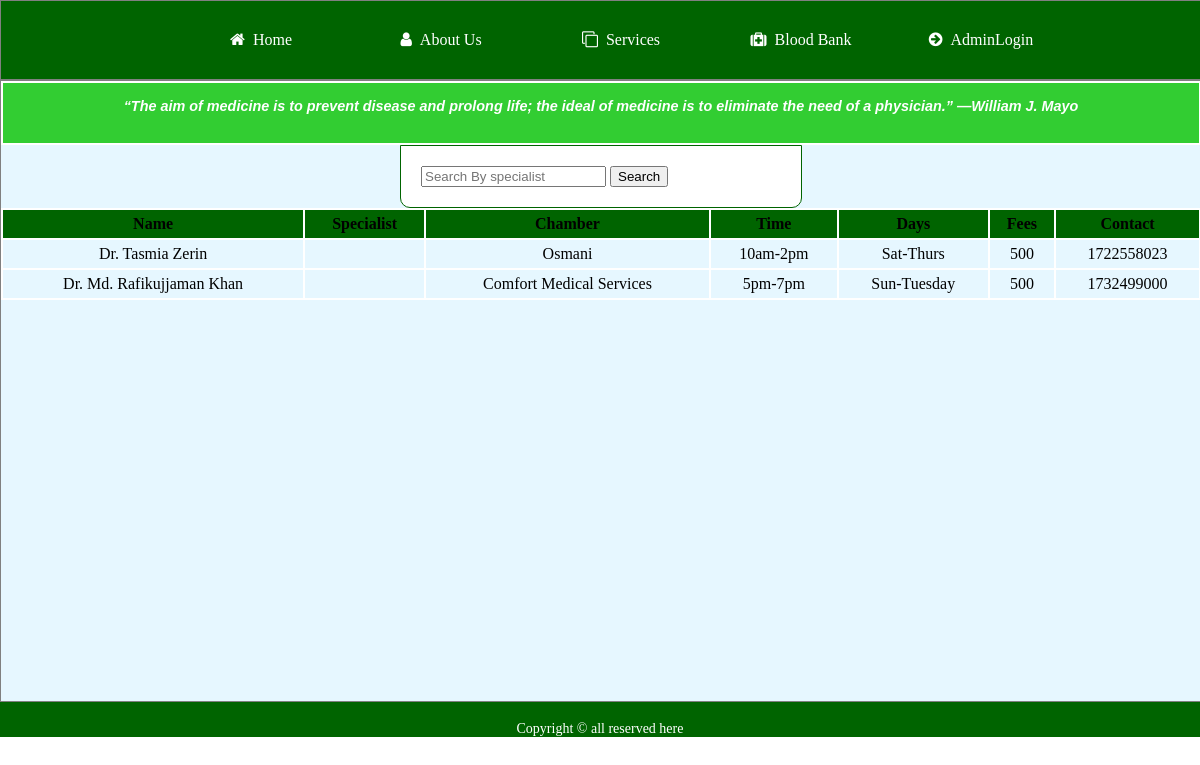
/doctor.php, run on the app's committed database.
### tables this page shows
CREATE TABLE `doctor` (
  `id` int(12) NOT NULL,
  `Name` varchar(255) NOT NULL,
  `Degree` varchar(255) NOT NULL,
  `Chamber` varchar(255) NOT NULL,
  `Tim` varchar(255) NOT NULL,
  `Days` varchar(255) NOT NULL,
  `Fees` int(12) NOT NULL,
  `Contact` int(12) NOT NULL
);

### doctor.php (the view, shortened to what this page needs)
<?php
		include("connect.php");
?>
<!DOCTYPE html>
<html>
	<head>
	<link rel="stylesheet" href="stylesheet.css"/>
	<link rel="stylesheet" href="https://stackpath.bootstrapcdn.com/font-awesome/4.7.0/css/font-awesome.min.css">
	</head>
	<body>
	<php
		<div class="background">
			<div class="menu-bar">
			<ul>
			<li ><a href="index.php"><i class="fa fa-home" aria-hidden="true"></i>Home</a></li>
			<li><a href="about.php"><i class="fa fa-user" aria-hidden="true"></i>About Us</a></li>
			<li><a href="#"><i class="fa fa-clone" aria-hidden="true"></i>Services</a>
			</li>
			<li><a href="bloodbank.php"><i class="fa fa-medkit" aria-hidden="true"></i>Blood Bank</a></li>
			<li><a href="login.php"><i class="fa fa-arrow-circle-right" aria-hidden="true"></i>AdminLogin</a></li>
			</ul>
			</div>
			<div class="aboutusbody">
				<div class="tablediv">
				<table>
					<table>
						<th bgcolor="#32CD32",width="100%" height="50px">
							<h1>“The aim of medicine is to prevent disease and prolong life; the ideal of medicine is to eliminate the need of a physician.”
—William J. Mayo</h1>
						</th>
					</table>
		<form method="post" action="">
			<input type="text" name="search" placeholder="Search By specialist">
			<button>Search</button>
		</form>
		<?php
		if(isset($_REQUEST['search'])){
		$search=trim($_REQUEST['search']);
		$sql= "SELECT * FROM doctor WHERE Specialist LIKE '%$search%'";
	}else
	$sql= "select * from doctor";
	$res=mysqli_query($conn,$sql);
	echo '<table border="1" width="100%" >';
	echo '<tr bgcolor="#006400" color="white">';
		echo '<th>'.'Name'.'</th>';
		echo '<th>'.'Specialist'.'</th>';
		echo '<th>'.'Chamber'.'</th>';
		echo '<th>'.'Time'.'</th>';
		echo '<th>'.'Days'.'</th>';
		echo '<th>'.'Fees'.'</th>';
		echo '<th>'.'Contact'.'</th>';
	echo '</tr>';
	while($arr=mysqli_fetch_array($res))
	{
		echo '<tr>';
		echo '<td>'.$arr['Name'].'</td>';
		echo '<td>'.$arr['Specialist'].'</td>';
		echo '<td>'.$arr['Chamber'].'</td>';
		echo '<td>'.$arr['Tim'].'</td>';
		echo '<td>'.$arr['Days'].'</td>';
		echo '<td>'.$arr['Fees'].'</td>';
		echo '<td>'.$arr['Contact'].'</td>';
		echo '</tr>';
	}
	echo '</table>';
					?>
					</table>
				</div>
			</div>
		<footer class="footer">
			<p align="center">Copyright © all reserved here</p>
		</footer>
	</body>
</html>

### stylesheet.css (style rules this page uses)
html, body { height: 100%; margin: 0; }
.background { height: auto; }
.footer { width: 100%; bottom: 0; background-color:rgb(0,100,00); text-align: center; color: white; font-size: 14px; padding-top: 0px; }
.aboutusbody { display: inline-block; border: 1px solid gray; width: 100%; height: auto; font: left; }
.tablediv { height:auto; width: 100% }
.menu-bar { position: -webkit-sticky; position: sticky; top: 0; width: 100%; height: auto; background: rgb(0,100,00); text-align: center; border: 1px solid gray; }
.menu-bar ul { margin: 0px; display: inline-flex; list-style: none; color: white; }
.menu-bar ul li { width:120px; margin: 15px; padding:15px; }
.menu-bar ul li a { text-decoration: none; color: white; }
.menu-bar .fa { margin-right: 8px; }
.footer { width: 100%; bottom: 0; background-color:rgb(0,100,00); text-align: center; color: white; font-size: 14px; padding-top: 5px; }
form { width: 30%; margin:0px auto; padding: 20px; border: 1px solid rgb(0,100,0); background: white; border-radius: 0px 0px 10px 10px; }
.footer { width: 100%; bottom: 0; background-color: rgb(0,100,00); text-align: center; color: white; font-size: 14px; padding-top: 5px; }
.aboutusbody { display: inline-block; border: 1px solid gray; width: 100%; height: 620px; background-color: #e6f7ff; font: left; }

### doctor.php (style rules this page uses)
h1 { font-family: "Trebuchet MS", Arial, Helvetica, sans-serif; font-style: oblique; color: white; font-size:0.9em ; }
table { border: 2px solid white; border-collapse: collapse; }
th, td { border: 2px solid white; border-collapse: collapse; }
th, td { padding: 5px; top:0; vertical-align:top; text-align: center; }
table { border-spacing: 15px; width:100%; }

### data on the page
doctor: Name "Dr. Tasmia Zerin", Chamber "Osmani", Tim "10am-2pm", Days "Sat-Thurs", Fees "500", Contact "1722558023"
doctor: Name "Dr. Md. Rafikujjaman Khan", Chamber "Comfort Medical Services", Tim "5pm-7pm", Days "Sun-Tuesday", Fees "500", Contact "1732499000"
